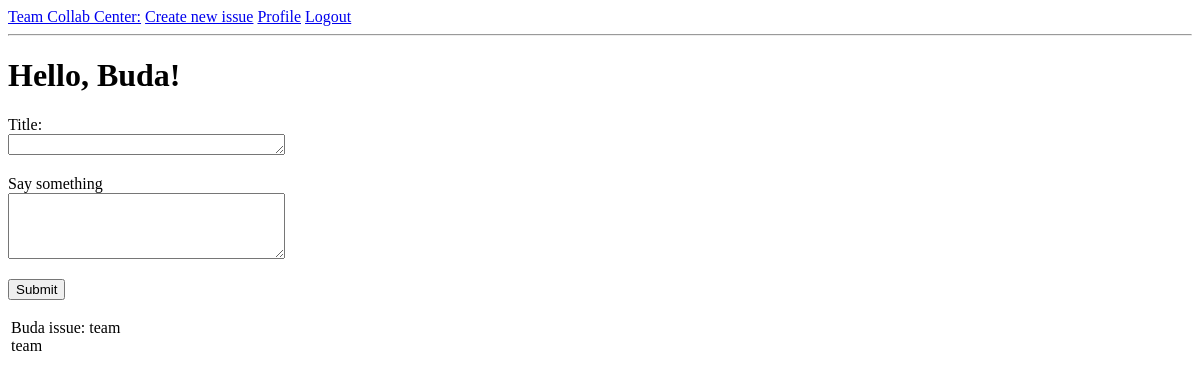
The page /index (signed in) on the database as committed earlier.
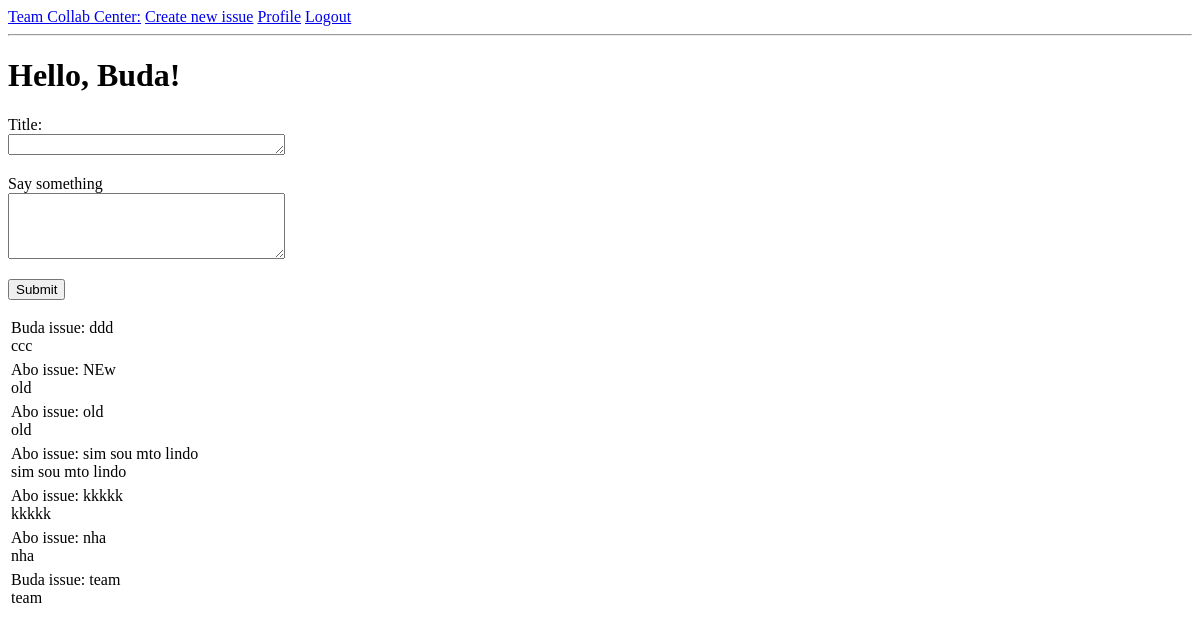
The same page on the database as committed later.
### app/models.py (models this page shows, shortened)
class User(UserMixin, db.Model):
    __tablename__='users'
    id = db.Column(db.Integer, primary_key=True)
    username = db.Column(db.String(64), index=True, unique=True)
    email = db.Column(db.String(120), index=True, unique=True)
    password_hash = db.Column(db.String(128))
    posts = db.relationship('Post', backref='author', lazy='dynamic')
    position_id = db.Column(db.Integer, db.ForeignKey('position.id'))
    about_me = db.Column(db.String(240))
    last_seen = db.Column(db.DateTime, default=datetime.utcnow)
    team_id = db.Column(db.Integer, db.ForeignKey('teams.id'))
    def team_posts(self):
        created = Post.query.filter_by(team_id=self.team_id)
        return created.order_by(Post.timestamp.desc())

class Post(db.Model):
    __tablename__='posts'
    id = db.Column(db.Integer, primary_key=True)
    title = db.Column(db.String(64))
    description = db.Column(db.String(1000))
    timestamp = db.Column(db.DateTime, index=True, default=datetime.utcnow)
    user_id = db.Column(db.Integer, db.ForeignKey('users.id'))
    team_id = db.Column(db.Integer, db.ForeignKey('teams.id'))

### app/routes.py (the view, shortened to what this page needs)
@app.route('/', methods=['GET', 'POST'])
@app.route('/index', methods=['GET', 'POST'])
@login_required
def index():
    form = PostForm()
    posts = current_user.team_posts()
    return render_template('index.html', title='Home', form=form, posts=posts)

### app/forms.py
class PostForm(FlaskForm):
    title = TextAreaField('Title:', validators=[
        DataRequired(), Length(min=1, max=50)])
    post = TextAreaField('Say something', validators=[
        DataRequired(), Length(min=1, max=140)])
    submit = SubmitField('Submit')

### app/models.py (called while the page is built)
@login.user_loader
def load_user(id):
    return User.query.get(int(id))

### app/routes.py (called while the page is built)
@app.before_request
def before_request():
    if current_user.is_authenticated:
        current_user.last_seen = datetime.utcnow()
        db.session.commit()

### app/templates/index.html (shortened to what this page needs)
{% extends "base.html" %}
{% block content %}
    <h1>Hello, {{ current_user.username }}!</h1>
    <form action="" method="post">
        <p>
            {{ form.title.label }}<br>
            {{ form.title(cols=32, rows=1) }}<br>
        </p>
        <p>
            {{ form.post.label }}<br>
            {{ form.post(cols=32, rows=4) }}<br>
        </p>
        <p>{{ form.submit() }}</p>
    </form>
    {% for post in posts %}
        {% include '_post.html' %}
    {% endfor %}
{% endblock %}

### app/templates/base.html (shortened to what this page needs)
<!DOCTYPE html>
<html lang="en">
<head>
</head>
<body>
    <div>
        <a href="{{ url_for('index') }}">Team Collab Center:</a>
        {% if current_user.is_anonymous %}
        <a href="{{ url_for('login') }}">Login</a>
        {% else %}
        <a href=#>Create new issue</a>
        <a href="{{ url_for('user', username=current_user.username) }}">Profile</a>
        <a href="{{ url_for('logout') }}">Logout</a>
        {% endif %}
    </div>
    <hr>
    {% block content %}{% endblock %}
</body>
</html>

### app/templates/_post.html
<table>
    <tr valign="top">
        <td>{{ post.author.username }} issue: {{ post.title }}
            <br>{{ post.description }}
        </td>
    </tr>
</table>

Rows that differ between the two databases and show on the page:
added Post: author.username "Buda", title "ddd", description "ccc"
added Post: author.username "Abo", title "NEw", description "old"
added Post: author.username "Abo", title "old", description "old"
added Post: author.username "Abo", title "sim sou mto lindo", description "sim sou mto lindo"
added Post: author.username "Abo", title "kkkkk", description "kkkkk"
added Post: author.username "Abo", title "nha", description "nha"
